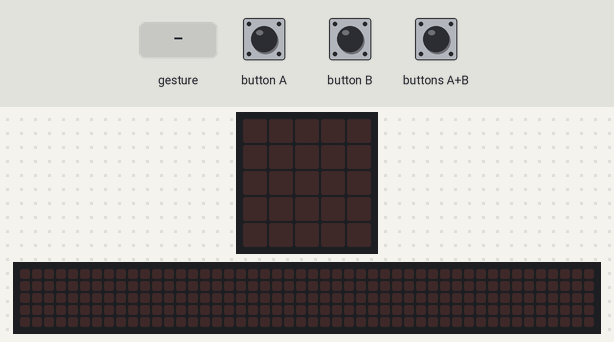
Bench run of a program on a simulated BBC micro:bit (MakeCode). Shown: the board's 5×5 LED display, a strip that is not on the board, showing the scrolling text unrolled. The inputs (shaded band) are chosen by the test bench. Random numbers come from a fixed seed; a tilt is held for 1.5 s and a shake lasts 1 s, then the board lies face up again; the 48×5 strip is a reading aid, not a part: it shows the text the display is scrolling, unrolled, one strip-width of it at a time.

Above: at 1.2 s.
1.3 s: gesture 'shake'
At 3.97 s:
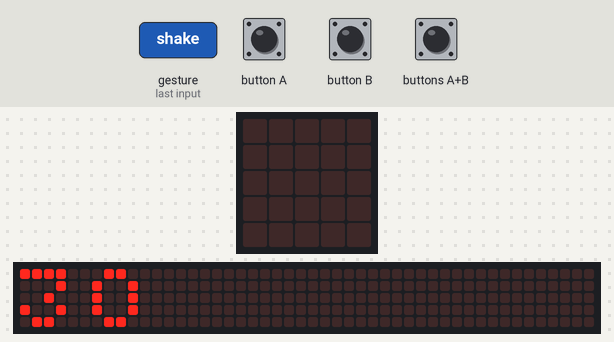
4.3 s: button A pressed for 0.15 s
At 4.7 s:
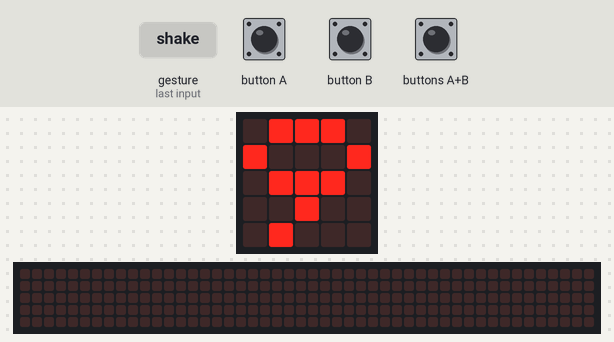
5.9 s: button B pressed for 0.15 s
At 7.1 s:
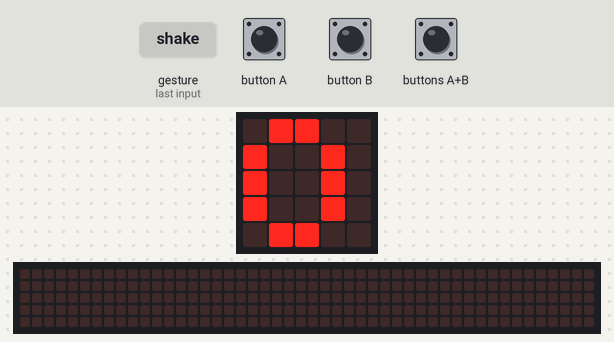
7.5 s: buttons A+B pressed for 0.15 s
At 8.4 s:
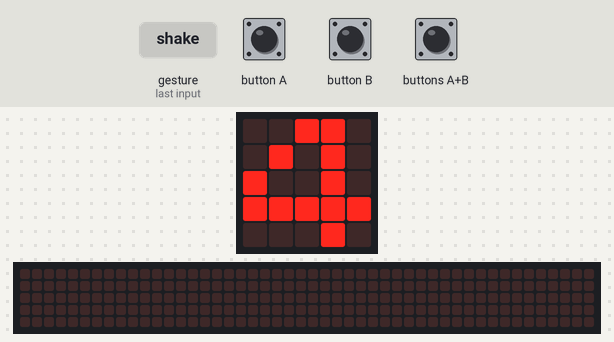
9.1 s: buttons A+B pressed for 1 s
At 10.8 s:
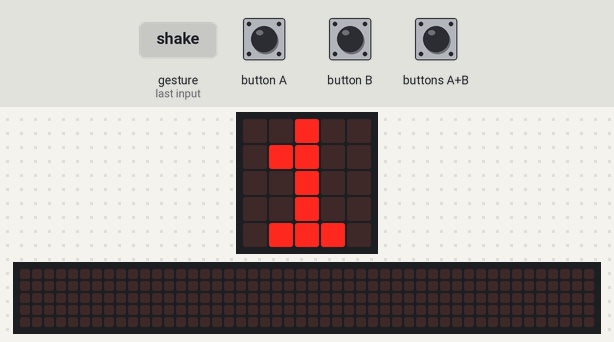
11.6 s: button A pressed for 0.15 s
At 12.7 s:
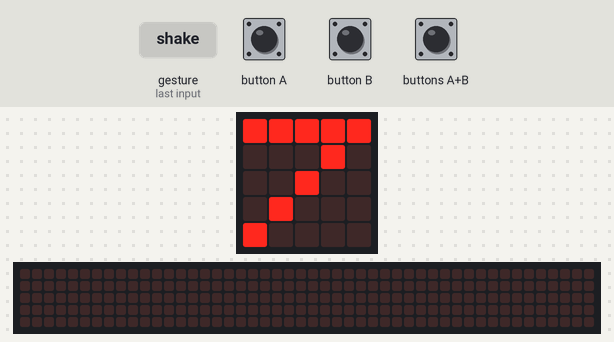
Timing chart, 0 to 14.2 s (numbered marks = the images above; inputs shaded):
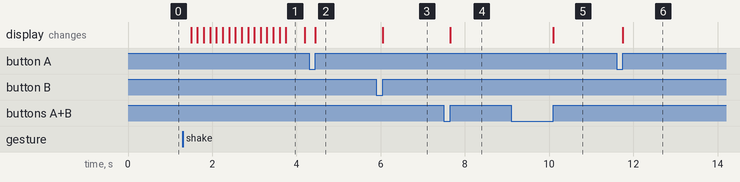

Measured:
- after the input at 1.3 s, the display: changes after 0.20 s (image 1)
- after the input at 4.3 s, the display: changes after 0.15 s (image 2)
- after the input at 5.9 s, the display: changes after 0.15 s (image 3)
- after the input at 7.5 s, the display: changes after 0.15 s (image 4)
- after the input at 9.1 s, the display: changes after 1.0 s (image 5)
- after the input at 11.6 s, the display: changes after 0.15 s (image 6)
- what the display in image 1 shows lasts 0.4 s, from 3.8 s to 4.2 s

The program:

main.ts
```typescript
input.onButtonPressed(Button.A, function () {
    let numero = randint(0, 4) * 2 + 1
    basic.showNumber(numero)
})

input.onButtonPressed(Button.B, function () {
    let numero = randint(0, 4) * 2
    basic.showNumber(numero)
})

input.onButtonPressed(Button.AB, function () {
    let numero = randint(0, 9)
    basic.showNumber(numero)
})

input.onGesture(Gesture.Shake, function () {
    let numero = randint(1, 9) * 10
    basic.showNumber(numero)
})
```

test.ts
```typescript
// testes vão aqui; isto não será compilado quando este pacote for usado como uma extensão.
```
